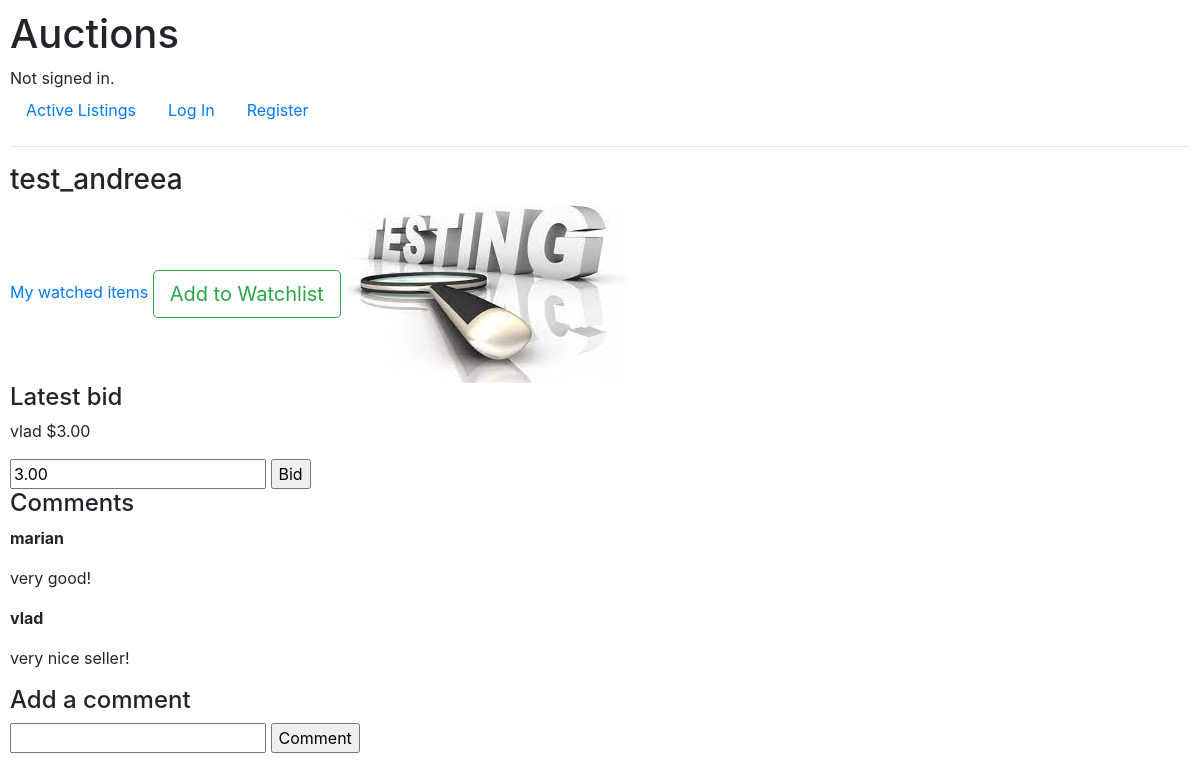
The app's page /listing/3, older data.
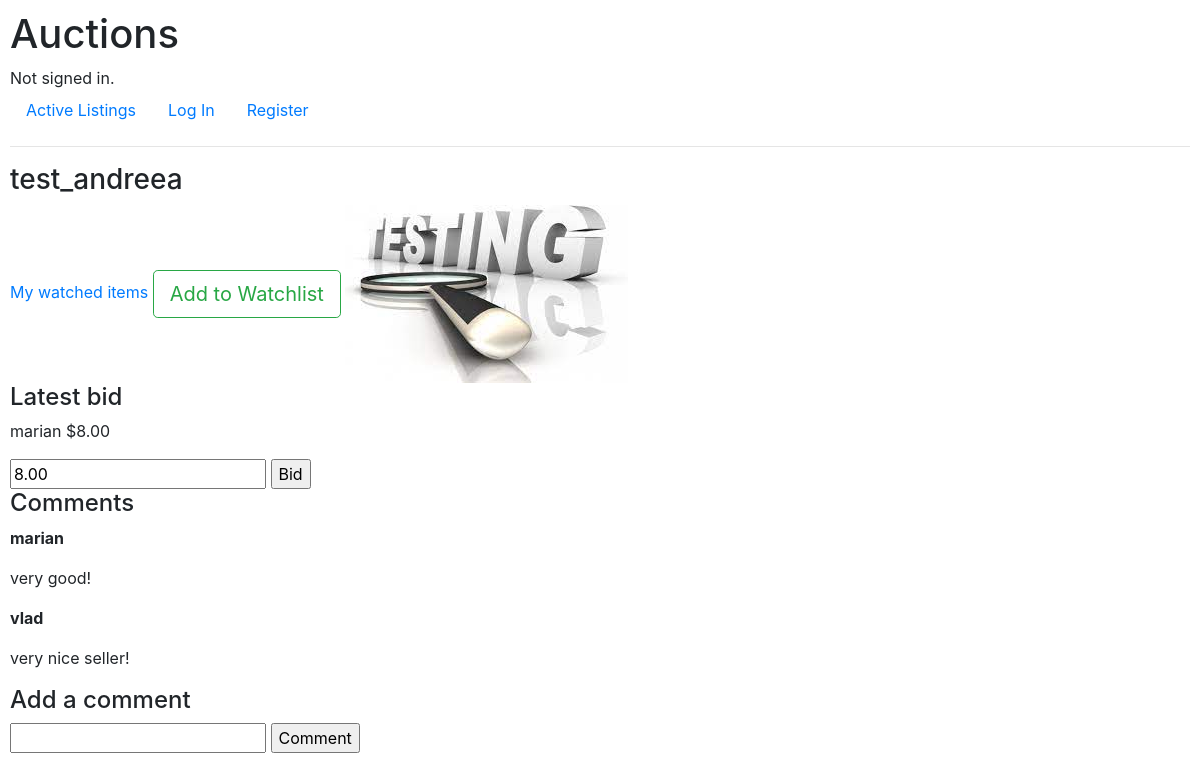
The same page, newer data.
### auctions/models.py (models this page shows)
class Bid(models.Model):
    user = models.ForeignKey(User, on_delete=models.CASCADE,null=False, blank=True, related_name="user_bid")
    listing = models.ForeignKey(Listing, on_delete=models.CASCADE,null=True, blank=True, related_name="listing_bid")
    bid = models.DecimalField(max_digits=3, decimal_places=2)
    def __str__(self):
        return str(self.bid)

class User(AbstractUser):
    pass

### auctions/views.py (the view, shortened to what this page needs)
# urls.py: path("listing/<int:pk>", views.listing, name='listing'),
def listing(request, pk):
    listing = get_object_or_404(Listing, pk=pk)
    last_bid = Bid.objects.filter(listing=listing).last()
    comments = Comment.objects.filter(listing=listing)
    watching = Watching.objects.filter(user=request.user.id, listing=listing.id).exists()
    context = {
        "listing" : listing,
        'bid': last_bid,
        "comments":comments,
        "owner": checkOwner(request,listing),
        "watching": watching,
        }
    return render(request, "auctions/listing.html", context)

### auctions/models.py (called while the page is built)
    def image_url(self):
        return self.image.url if self.image else None

### auctions/views.py (called while the page is built)
def checkOwner(req, lis):
    if req.user.id == lis.user.id:
        return True

### auctions/templates/auctions/listing.html (shortened to what this page needs)
{% extends "auctions/layout.html" %}
{% load static %}
{% block body %}
    <h3>{{listing.title}}</h3>
    <a href="{% url 'watching' %}">My watched items</a>
    {% if not owner %}
        {% if watching %}
            <a href="{% url 'unwatch' listing.id  %}" role="button" class="btn btn-outline-secondary btn-lg">Remove from Watchlist</a>
        {% else %}
        <a href="{% url 'watch' listing.id  %}" role="button" class="btn btn-outline-success btn-lg">Add to Watchlist</a>
        {% endif %}
    {% endif %}
    {% if listing.image %}
    <img src="{{ listing.image_url }}" alt="{{ listing.title }}">
    {% else %}
        <img src="/uploads/default.jpg" alt="No image">
    {% endif %}
    {% if bid and not owner %}
        <h4>Latest bid</h4>
        <p>{{bid.user}} ${{bid|floatformat:2}}</p>
    {% endif %}
    {% if owner and bid %}
    <form action="" name="close" method="post">
        {% csrf_token %}
        <p>Highest bid: ${{bid}}</p>
        <input type="hidden" id="close" name="close" value="{{bid.user.id}}">
        <input type="submit" value="Close auction">
    </form>
    {% elif not owner %}
    <form action="" name="bid" method="post">
        <input type="number" name="bid_amount" id="bid_amount"
            {% if not bid %} min="{{listing.starting}}"
            placeholder="{{listing.starting|floatformat:2}}"
            {% else %}
            min="{{bid|floatformat:2}}" placeholder="{{bid|floatformat:2}}
            {% endif %}"
            value="{{bid|floatformat:2}}"
            required>
        <input type="submit" value="Bid">
    </form>
    {%else%}
        <p>No bids yet.</p>
    {% endif %}
    <h4>Comments</h4>
    {% for comment in comments %}
    <p><b>{{comment.user}}</b></p>
    <p>{{comment.comment}}</p>
    {%empty%}
    <p>No bids yet.</p>
    {% endfor %}
    <h4>Add a comment</h4>
    <form action="" name="comment" method="post">
        <input type="textarea" name="comment" required>
        <input type="submit" value="Comment">
    </form>
{% endblock %}

Row changes from the older to the newer data that the page shows:
no longer on this page (row unchanged): Bid: user "vlad", bid "3.00", bid_amount "3.00"
added Bid: user "marian", bid "8.00", bid_amount "8.00"
